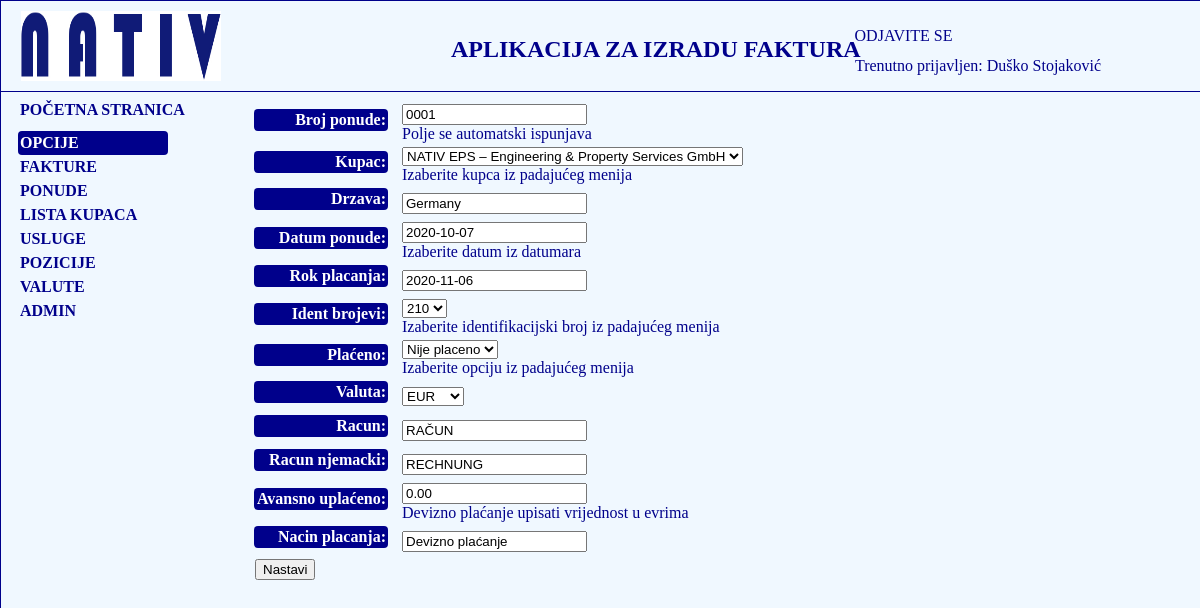
The app's page /fakture/ponuda-create/1/izmjena/ (signed in) with its own data.
### fakture/models.py (models this page shows, shortened)
class Korisnik(AbstractBaseUser):
    email = models.EmailField(verbose_name="email", max_length=60, unique=True)
    username = models.CharField(max_length=30, unique=True)
    date_joined = models.DateTimeField(verbose_name='date joined', auto_now_add=True)
    last_login = models.DateTimeField(verbose_name='last login', auto_now=True)
    is_admin = models.BooleanField(default=False)
    is_active = models.BooleanField(default=True)
    is_staff = models.BooleanField(default=False)
    is_superuser = models.BooleanField(default=False)
    ime = models.CharField(max_length=50)
    prezime = models.CharField(max_length=50)
    ime_oca = models.CharField(max_length=50)
    godina_rodjenja = models.DateField(blank=True, null=True)
    mjesto_rodjenja = models.CharField(max_length=50)
    mjesto_prebivalista = models.CharField(max_length=50)
    adresa = models.CharField(max_length=50)
    postanski_broj = models.CharField(max_length=50)
    telefon = models.CharField(max_length=50)
    naziv_preduzeca =  models.CharField(max_length=250, blank=True, null=True)
    adresa_preduzeca = models.CharField(max_length=250, blank=True, null=True)
    mjesto_preduzeca = models.CharField(max_length=250, blank=True, null=True)
    postanski_broj_preduzeca = models.CharField(max_length=250, blank=True, null=True)
    IBAN =  models.CharField(max_length=250, blank=True, null=True,default='BA395620998146211620')
    SWIFT_BIC = models.CharField(max_length=50, blank=True, null=True, default='RAZBBA22')
    telefon_mobilni = models.CharField(max_length=50, blank=True, null=True)
    fax = models.CharField(max_length=50, blank=True, null=True)
    zvanje = models.CharField(max_length=150, blank=True, null=True)
    pozicija = models.CharField(max_length=150, blank=True, null=True)
    email_preduzeca = models.EmailField(verbose_name="Email preduzeca", max_length=60, unique=True, blank=True, null=True)
    web_stranica = models.URLField(blank=True, null=True)
    banka_racun =  models.CharField(max_length=150, blank=True, null=True)
    profilna_slika = models.ImageField(upload_to='slike', blank=True, null=True)
    IZBOR_DRZAVE = (
        ('Bosna i Hercegovina', 'Bosna i Hercegovina'),
        ('Germany', 'Germany'),
        ('Poland', 'Poland')
    )
    drzava = models.CharField(max_length=50, choices=IZBOR_DRZAVE, blank=True, null=True)
    USERNAME_FIELD = 'email'
    REQUIRED_FIELDS = ['username']
    objects = MyKorisnikManager()

class Ponuda(models.Model):
    broj_ponude = models.CharField(max_length=50, default='0001', help_text='Polje se automatski ispunjava')
    kupac = models.ForeignKey(Kupac, on_delete=models.CASCADE, help_text='Izaberite kupca iz padajućeg menija')
    drzava = models.CharField(max_length=100, blank=True, null=True)
    datum_ponude = models.DateField(default=timezone.now, help_text='Izaberite datum iz datumara')
    rok_placanja = models.DateField(default=timezone.now)
    INDETIFIKACIJSKI_BROJEVI = (
        ('210', '210'),
        ('220', '220'),
        ('230', '230'),
        ('240', '240'),
        ('300', '300'),
        ('400', '400'),
    )
    ident_brojevi = models.CharField(max_length=5, choices=INDETIFIKACIJSKI_BROJEVI, default='210', help_text='Izaberite identifikacijski broj iz padajućeg menija')
    REALIZACIJA = (
        ('P', 'Placeno'),
        ('NP', 'Nije placeno')
    )
    placeno = models.CharField(max_length=20, choices=REALIZACIJA, default='NP', verbose_name='Plaćeno', help_text='Izaberite opciju iz padajućeg menija')
    valuta = models.ForeignKey(Valute,  blank=True, default='BAM', on_delete=models.CASCADE)
    racun = models.CharField(max_length=20, default='RAČUN', blank=True, null=True)
    racun_njemacki = models.CharField(max_length=30, default='RECHNUNG', blank=True, null=True)
    avansno_uplaceno = models.DecimalField(max_digits=10, decimal_places=2, default=0.00, help_text='Devizno plaćanje upisati vrijednost u evrima', verbose_name='Avansno uplaćeno')
    nacin_placanja = models.CharField(max_length=100, blank=True, null=True, default='Žiro račun/Gotovinsko plaćanje')
    class Meta:
        ordering = ['-pk']

### fakture/views.py (the view, shortened to what this page needs)
# urls.py: path('ponuda-create/<int:pk>/izmjena/', views.PonudaUpdate.as_view(), name='ponuda-izmjena'),
class PonudaUpdate(LoginRequiredMixin, UpdateView):
    model = Ponuda
    fields = '__all__'
    template_name = 'fakture/ponuda_update.html'

### fakture/models.py (called while the page is built)
    def __str__(self):
        return self.naziv_firme

    def __str__(self):
        return self.valute

### fakture/templates/fakture/ponuda_update.html (shortened to what this page needs)
{% extends 'fakture/base_nativ.html' %}
{% block fakture %}
    <form method="post" action="" class="faktura-forma">
        <table>
    {{ form.as_table }}
            </table>
    <input type="submit" value="Nastavi" class="nastavi">
    </form>
{% endblock %}

### fakture/templates/fakture/base_nativ.html (shortened to what this page needs)
<!DOCTYPE html>
{% load static %}
<html lang="en">
<head>
    <link rel="stylesheet" href="{% static 'css/base_nativ.css' %}">
</head>
<body>
<div class="glavni-nativ">
<header id="header">
    <div id="logo">
        <img src="{% static 'slike/logo_nativ.png' %}" alt="Slika Nativ logo">
    </div>
    <h2>APLIKACIJA ZA IZRADU FAKTURA</h2>
    <div id="login">
        {% if user.is_authenticated %}
            <p><a href="{% url 'logout' %}?next={{ request.path }}">ODJAVITE SE</a></p>
        {% else %}
            <p><a href="{% url 'login' %}?next={{ request.path }}">PRIJAVITE SE</a> </p>
        {% endif %}
    </div>
    <div class="trenutno-prijavljen">
        {% if user.is_authenticated %}
            <p>Trenutno prijavljen: {{ user.ime }} {{ user.prezime }}</p>
        {% else %}
            <p></p>
        {% endif %}
    </div>
</header>
<p id="pocetna"><a href="{% url 'fakture:index' %}">POČETNA STRANICA</a></p>
{% if user.is_authenticated %}
<div class="navigacija">
    <nav class="navigacija-sadrzaj">
        <ul>
            <li id="opcije">OPCIJE</li>
            <li><a href="{% url 'fakture:lista_fakturi' %}">FAKTURE</a></li>
            <li><a href="{% url 'fakture:ponuda-lista' %}">PONUDE</a></li>
            <li><a href="{% url 'fakture:lista-kupci' %}">LISTA KUPACA</a></li>
            <li><a href="{% url 'fakture:usluge-lista' %}">USLUGE</a></li>
            <li><a href="{% url 'fakture:usluge-lista' %}">POZICIJE</a></li>
             <li><a href="{% url 'fakture:kreiraj-valutu' %}">VALUTE</a></li>
            {% if user.is_superuser %}
            <li><a href="{% url 'admin:index' %}">ADMIN</a></li>
                {% endif %}
        </ul>
    </nav>
</div>
{% endif %}
<div class="fakture">{% block fakture %}{% endblock %}</div>
</div>
</body>
</html>

### fakture/static/css/base_nativ.css (style rules this page uses)
body { margin: 0; padding: 0; }
.glavni-nativ { position: absolute; margin: 0; width: 100%; height: 7500px; background-color: aliceblue; border: darkblue solid 1px; }
#header { position: absolute; height: 90px; width: 100%; border: darkblue solid 1px; border-top-width: 0; border-left-width: 0; border-right-width: 0; }
#logo { position: absolute; margin-top: 10px; margin-left: 20px; width: 200px; height: 70px; }
#logo img { width: 200px; height: 70px; margin: 0; }
#header h2 { position: absolute; top: 15px; left: 450px; color: darkblue; }
#login { position: absolute; top: 10px; right: 248.5px; }
#login a { text-decoration: none; color: darkblue; }
.trenutno-prijavljen { position: absolute; top: 40px; right: 100px; color: darkblue; }
.navigacija { position: absolute; height: auto; width: 150px; top: 130px; left: 17px; }
.navigacija-sadrzaj li { list-style: none; margin: 0; padding: 3px 0 3px 2px; text-align: left; color: darkblue; font-weight: bold; }
.navigacija-sadrzaj ul { display: block; margin: 0; padding: 0; }
.navigacija-sadrzaj a { text-decoration: none; color: darkblue; font-weight: bold; }
#opcije { background-color: darkblue; color: white; border-radius: 4px; }
#pocetna { position: absolute; height: auto; margin: 0; top: 100px; left: 19px; }
#pocetna a { text-decoration: none; color: darkblue; font-weight: bold; }
.fakture { position: absolute; top: 100px; left: 250px; color: darkblue; margin: 0; width: auto; }
.faktura-forma label { display: inline-block; width:130px; background-color: darkblue; color: white; padding: 2px; margin: 0 10px 8px 0; text-align: right; border-radius: 4px; }
.faktura-forma input { display: inline-block; }
.faktura-forma input[type=submit] { margin-left: 4px; }
.fakture label { display: inline-block; width:130px; background-color: darkblue; color: white; padding: 2px; margin: 0 10px 8px 0; text-align: right; border-radius: 4px; }

### records on screen
Korisnik: ime "Duško", prezime "Stojaković"
Ponuda: broj_ponude "0001", kupac "NATIV EPS – Engineering & Property Services GmbH", drzava "Germany", datum_ponude "2020-10-07", rok_placanja "2020-11-06", ident_brojevi "210", placeno "Nije placeno", valuta "EUR", racun "RAČUN", racun_njemacki "RECHNUNG", avansno_uplaceno "0.00", nacin_placanja "Devizno plaćanje"
